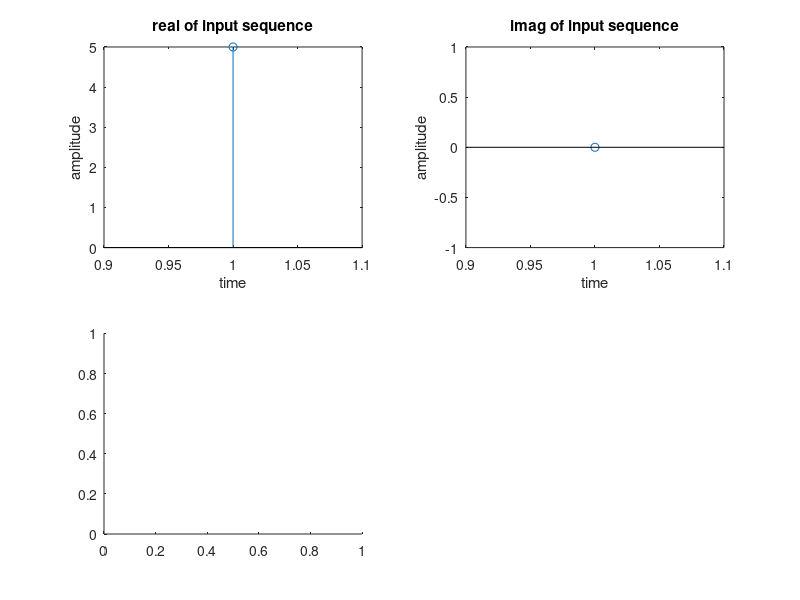

This chart was generated by the following MATLAB code: (Note: this script raises an error after producing the figure.)
clc;
close all;
clear all;
disp('17131A04j6');
N=input('enter the number of points in the idft:');
y=input('enter the input sequence:');
L=length(y);
if(N<L)
    disp('N must be greater than or equal to L');
else
x=ifft(y,N)
time=1:length(y);
subplot(2,2,1);
stem(time,real(y));
xlabel('time');
ylabel('amplitude');
title('real of input sequence');
subplot(2,2,2);
stem(time,imag(y));
xlabel('time');
ylabel('amplitude');
title('imag of input sequence');

subplot(2,2,3);
stem(time,real(x));
xlabel('time');
ylabel('amplitude');
title('real output of ifft');

subplot(2,2,4);
stem(time,imag(x));
xlabel('time');
ylabel('amplitude');
title('imaginary output of ifft');
end
